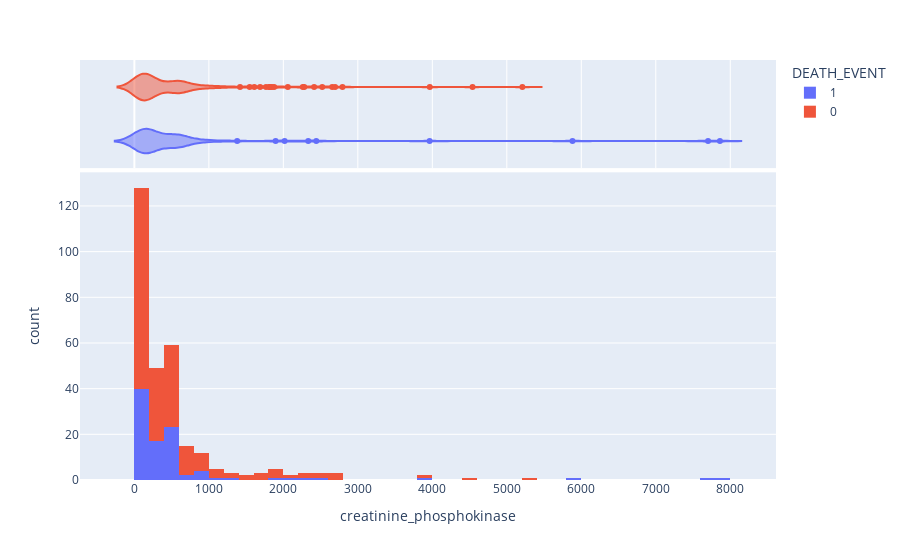

This figure's notebook cell:
### Code cell
fig = px.histogram(HEART_DATA, x = "creatinine_phosphokinase", color = "DEATH_EVENT", marginal = "violin", hover_data=HEART_DATA.columns)
fig.show()

### Figure 1 — Plotly figure (JSON) as saved in the notebook; plotly's stock layout.template omitted (floating-point values rounded to 4 significant figures; data arrays with more than 128 entries replaced by an {"elided": "..."} marker saying what was removed)
{"data": [{"alignmentgroup": "True", "bingroup": "x", "hovertemplate": "DEATH_EVENT=1<br>creatinine_phosphokinase=%{x}<br>count=%{y}<extra></extra>", "legendgroup": "1", "marker": {"color": "#636efa", "pattern": {"shape": ""}}, "name": "1", "offsetgroup": "1", "orientation": "v", "showlegend": true, "type": "histogram", "x": [582, 7861, 146, 111, 160, 47, 246, 315, 157, 123, 81, 231, 981, 168, 379, 149, 582, 125, 582, 128, 220, 582, 148, 112, 122, 60, 70, 582, 23, 249, 94, 582, 60, 855, 235, 582, 124, 571, 588, 582, 1380, 582, 553, 129, 577, 91, 3964, 69, 260, 371, 789, 364, 7702, 318, 582, 68, 250, 110, 161, 113, 5882, 582, 47, 76, 280, 154, 328, 129, 143, 582, 582, 168, 805, 943, 582, 233, 2334, 2442, 776, 66, 176, 395, 99, 145, 104, 582, 1896, 582, 418, 131, 427, 582, 166, 2017, 258, 1199], "xaxis": "x", "yaxis": "y"}, {"alignmentgroup": "True", "customdata": {"elided": "96x12 float values"}, "hovertemplate": "DEATH_EVENT=%{customdata[11]}<br>creatinine_phosphokinase=%{x}<br>age=%{customdata[0]}<br>anaemia=%{customdata[1]}<br>diabetes=%{customdata[2]}<br>ejection_fraction=%{customdata[3]}<br>high_blood_pressure=%{customdata[4]}<br>platelets=%{customdata[5]}<br>serum_creatinine=%{customdata[6]}<br>serum_sodium=%{customdata[7]}<br>sex=%{customdata[8]}<br>smoking=%{customdata[9]}<br>time=%{customdata[10]}<extra></extra>", "legendgroup": "1", "marker": {"color": "#636efa"}, "name": "1", "offsetgroup": "1", "scalegroup": "x", "showlegend": false, "type": "violin", "x": [582, 7861, 146, 111, 160, 47, 246, 315, 157, 123, 81, 231, 981, 168, 379, 149, 582, 125, 582, 128, 220, 582, 148, 112, 122, 60, 70, 582, 23, 249, 94, 582, 60, 855, 235, 582, 124, 571, 588, 582, 1380, 582, 553, 129, 577, 91, 3964, 69, 260, 371, 789, 364, 7702, 318, 582, 68, 250, 110, 161, 113, 5882, 582, 47, 76, 280, 154, 328, 129, 143, 582, 582, 168, 805, 943, 582, 233, 2334, 2442, 776, 66, 176, 395, 99, 145, 104, 582, 1896, 582, 418, 131, 427, 582, 166, 2017, 258, 1199], "xaxis": "x2", "yaxis": "y2"}, {"alignmentgroup": "True", "bingroup": "x", "hovertemplate": "DEATH_EVENT=0<br>creatinine_phosphokinase=%{x}<br>count=%{y}<extra></extra>", "legendgroup": "0", "marker": {"color": "#EF553B", "pattern": {"shape": ""}}, "name": "0", "offsetgroup": "0", "orientation": "v", "showlegend": true, "type": "histogram", "x": {"elided": "203 int values"}, "xaxis": "x", "yaxis": "y"}, {"alignmentgroup": "True", "customdata": {"elided": "203x12 float values"}, "hovertemplate": "DEATH_EVENT=%{customdata[11]}<br>creatinine_phosphokinase=%{x}<br>age=%{customdata[0]}<br>anaemia=%{customdata[1]}<br>diabetes=%{customdata[2]}<br>ejection_fraction=%{customdata[3]}<br>high_blood_pressure=%{customdata[4]}<br>platelets=%{customdata[5]}<br>serum_creatinine=%{customdata[6]}<br>serum_sodium=%{customdata[7]}<br>sex=%{customdata[8]}<br>smoking=%{customdata[9]}<br>time=%{customdata[10]}<extra></extra>", "legendgroup": "0", "marker": {"color": "#EF553B"}, "name": "0", "offsetgroup": "0", "scalegroup": "x", "showlegend": false, "type": "violin", "x": {"elided": "203 int values"}, "xaxis": "x2", "yaxis": "y2"}], "layout": {"barmode": "relative", "legend": {"title": {"text": "DEATH_EVENT"}, "tracegroupgap": 0}, "margin": {"t": 60}, "xaxis": {"anchor": "y", "domain": [0, 1], "title": {"text": "creatinine_phosphokinase"}}, "xaxis2": {"anchor": "y2", "domain": [0, 1], "matches": "x", "showgrid": true, "showticklabels": false}, "yaxis": {"anchor": "x", "domain": [0, 0.7326], "title": {"text": "count"}}, "yaxis2": {"anchor": "x2", "domain": [0.7426, 1], "matches": "y2", "showgrid": false, "showline": false, "showticklabels": false, "ticks": ""}}}
